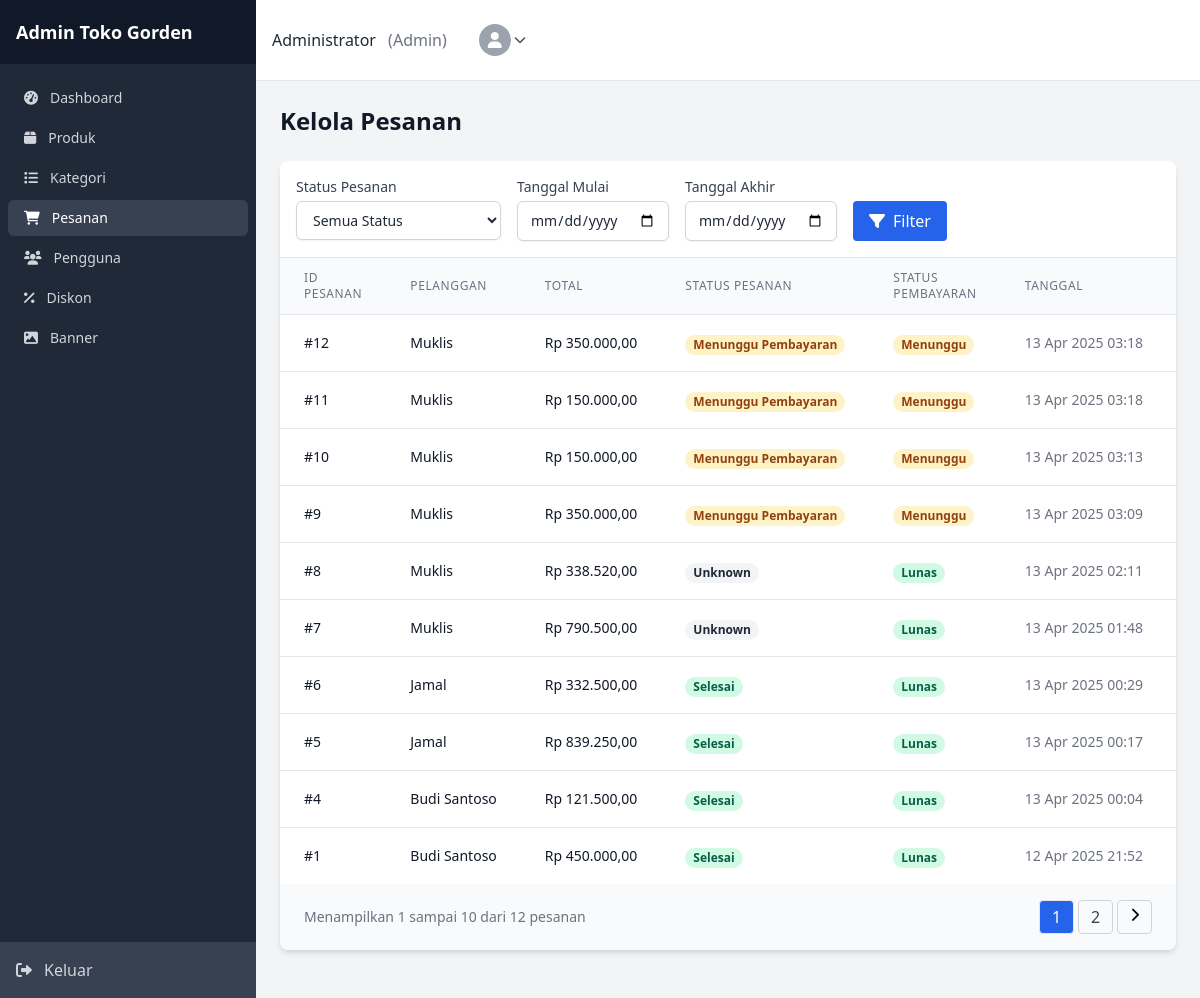
The app's page /admin/orders/index.php (signed in) with its own data.
### tables this page shows
CREATE TABLE `orders` (
  `id` int NOT NULL,
  `user_id` int NOT NULL,
  `total_price` decimal(12,2) NOT NULL,
  `status` enum('pending','processing','shipped','delivered','cancelled','completed') NOT NULL DEFAULT 'pending',
  `payment_status` enum('unpaid','paid') NOT NULL DEFAULT 'unpaid',
  `shipping_address` text,
  `phone` varchar(15) DEFAULT NULL,
  `notes` text,
  `payment_method` varchar(50) DEFAULT 'transfer_bank',
  `created_at` timestamp NULL DEFAULT CURRENT_TIMESTAMP
);

CREATE TABLE `users` (
  `id` int NOT NULL,
  `name` varchar(100) NOT NULL,
  `email` varchar(100) NOT NULL,
  `password` varchar(255) NOT NULL,
  `role` enum('admin','customer') NOT NULL DEFAULT 'customer',
  `phone` varchar(15) DEFAULT NULL,
  `address` text,
  `created_at` timestamp NULL DEFAULT CURRENT_TIMESTAMP
);

### lib/models/Order.php (called while the page is built, shortened)
<?php
class Order
{
    private $db;
    public function __construct($db)
    {
        $this->db = $db;
    }
    public function getAll($limit = null, $offset = 0)
    {
        $sql = "SELECT o.*, u.name as user_name FROM orders o
                JOIN users u ON o.user_id = u.id
                ORDER BY o.created_at DESC";
        if ($limit !== null) {
            $sql .= " LIMIT $offset, $limit";
        }
        $result = $this->db->query($sql);
        $orders = [];
        if ($result->num_rows > 0) {
            while ($row = $result->fetch_assoc()) {
                $orders[] = $row;
            }
        }
        return $orders;
    }
    public function countAll()
    {
        $result = $this->db->query("SELECT COUNT(*) as total FROM orders");
        $row = $result->fetch_assoc();
        return $row['total'];
    }
}

### config/config.php (called while the page is built, shortened)
<?php
require_once BASE_PATH . 'lib/models/Order.php';
function formatRupiah($angka)
{
    if (class_exists('NumberFormatter')) {
        $formatter = new NumberFormatter('id_ID', NumberFormatter::CURRENCY);
        return $formatter->formatCurrency($angka, 'IDR');
    }
    return 'Rp ' . number_format($angka, 0, ',', '.');
}

### admin/orders/index.php (the view, shortened to what this page needs)
<?php
require_once '../../config/config.php';
require_once '../../lib/models/Order.php';
$orderModel = new Order($conn);
$page = isset($_GET['page']) ? intval($_GET['page']) : 1;
$limit = 10;
$offset = ($page - 1) * $limit;
$startDate = isset($_GET['start_date']) && !empty($_GET['start_date']) ? sanitize($_GET['start_date']) : null;
$endDate = isset($_GET['end_date']) && !empty($_GET['end_date']) ? sanitize($_GET['end_date']) : null;
$totalOrders = $orderModel->countAll();
$orders = $orderModel->getAll($limit, $offset);
include '../inc/header.php';
?>
<div class="flex justify-between items-center mb-6">
    <h1 class="text-2xl font-semibold text-gray-900">Kelola Pesanan</h1>
</div>
<div class="bg-white shadow-md rounded-lg overflow-hidden mb-6">
    <div class="p-4 border-b border-gray-200">
        <form action="" method="GET" class="flex flex-wrap gap-4">
            <div>
                <label for="status" class="block text-sm font-medium text-gray-700 mb-1">Status Pesanan</label>
                <select id="status" name="status" class="px-3 py-2 border border-gray-300 rounded-md focus:outline-none focus:ring-2 focus:ring-blue-500">
                    <option value="">Semua Status</option>
                </select>
            </div>
            <div>
                <label for="start_date" class="block text-sm font-medium text-gray-700 mb-1">Tanggal Mulai</label>
                <input type="date" id="start_date" name="start_date" value="<?php echo $startDate; ?>"
                    class="px-3 py-2 border border-gray-300 rounded-md focus:outline-none focus:ring-2 focus:ring-blue-500">
            </div>
            <div>
                <label for="end_date" class="block text-sm font-medium text-gray-700 mb-1">Tanggal Akhir</label>
                <input type="date" id="end_date" name="end_date" value="<?php echo $endDate; ?>"
                    class="px-3 py-2 border border-gray-300 rounded-md focus:outline-none focus:ring-2 focus:ring-blue-500">
            </div>
            <div class="flex items-end">
                <button type="submit" class="bg-blue-600 hover:bg-blue-700 text-white font-medium py-2 px-4 rounded">
                    <i class="fas fa-filter mr-2"></i> Filter
                </button>
            </div>
        </form>
    </div>
    <?php if (!empty($orders)): ?>
        <div class="overflow-x-auto">
            <table class="min-w-full divide-y divide-gray-200">
                <thead class="bg-gray-50">
                    <tr>
                        <th scope="col" class="px-6 py-3 text-left text-xs font-medium text-gray-500 uppercase tracking-wider">ID Pesanan</th>
                        <th scope="col" class="px-6 py-3 text-left text-xs font-medium text-gray-500 uppercase tracking-wider">Pelanggan</th>
                        <th scope="col" class="px-6 py-3 text-left text-xs font-medium text-gray-500 uppercase tracking-wider">Total</th>
                        <th scope="col" class="px-6 py-3 text-left text-xs font-medium text-gray-500 uppercase tracking-wider">Status Pesanan</th>
                        <th scope="col" class="px-6 py-3 text-left text-xs font-medium text-gray-500 uppercase tracking-wider">Status Pembayaran</th>
                        <th scope="col" class="px-6 py-3 text-left text-xs font-medium text-gray-500 uppercase tracking-wider">Tanggal</th>
                        <th scope="col" class="px-6 py-3 text-left text-xs font-medium text-gray-500 uppercase tracking-wider">Aksi</th>
                    </tr>
                </thead>
                <tbody class="bg-white divide-y divide-gray-200">
                    <?php foreach ($orders as $order): ?>
                        <tr>
                            <td class="px-6 py-4 whitespace-nowrap">
                                <div class="text-sm font-medium text-gray-900">#<?php echo $order['id']; ?></div>
                            </td>
                            <td class="px-6 py-4 whitespace-nowrap">
                                <div class="text-sm text-gray-900"><?php echo $order['user_name']; ?></div>
                            </td>
                            <td class="px-6 py-4 whitespace-nowrap">
                                <div class="text-sm font-medium text-gray-900"><?php echo formatRupiah($order['total_price']); ?></div>
                            </td>
                            <td class="px-6 py-4 whitespace-nowrap">
                                <?php
                                switch ($order['status']) {
                                    case 'pending':
                                        echo '<span class="px-2 inline-flex text-xs leading-5 font-semibold rounded-full bg-yellow-100 text-yellow-800">Menunggu Pembayaran</span>';
                                        break;
                                    case 'delivered':
                                        echo '<span class="px-2 inline-flex text-xs leading-5 font-semibold rounded-full bg-green-100 text-green-800">Selesai</span>';
                                        break;
                                    default:
                                        echo '<span class="px-2 inline-flex text-xs leading-5 font-semibold rounded-full bg-gray-100 text-gray-800">Unknown</span>';
                                }
                                ?>
                            </td>
                            <td class="px-6 py-4 whitespace-nowrap">
                                <?php if ($order['payment_status'] == 'paid'): ?>
                                    <span class="px-2 inline-flex text-xs leading-5 font-semibold rounded-full bg-green-100 text-green-800">Lunas</span>
                                <?php elseif ($order['payment_status'] == 'unpaid'): ?>
                                    <span class="px-2 inline-flex text-xs leading-5 font-semibold rounded-full bg-yellow-100 text-yellow-800">Menunggu</span>
                                <?php elseif ($order['payment_status'] == 'failed'): ?>
                                    <span class="px-2 inline-flex text-xs leading-5 font-semibold rounded-full bg-red-100 text-red-800">Gagal</span>
                                <?php endif; ?>
                            </td>
                            <td class="px-6 py-4 whitespace-nowrap">
                                <div class="text-sm text-gray-500"><?php echo date("d M Y H:i", strtotime($order['created_at'])); ?></div>
                            </td>
                            <td class="px-6 py-4 whitespace-nowrap text-sm font-medium">
                            </td>
                        </tr>
                    <?php endforeach; ?>
                </tbody>
            </table>
        </div>
        <?php if ($totalOrders > $limit): ?>
            <div class="px-6 py-4 bg-gray-50">
                <div class="flex justify-between items-center">
                    <div class="text-sm text-gray-500">
                        Menampilkan <?php echo ($page - 1) * $limit + 1; ?> sampai <?php echo min($page * $limit, $totalOrders); ?> dari <?php echo $totalOrders; ?> pesanan
                    </div>
                    <div class="flex space-x-1">
                        <?php
                        $totalPages = ceil($totalOrders / $limit);
                        $startPage = max(1, $page - 2);
                        $endPage = min($totalPages, $page + 2);
                        $queryParams = [];
                        $queryString = !empty($queryParams) ? '&' . implode('&', $queryParams) : '';
                        ?>
                        <?php for ($i = $startPage; $i <= $endPage; $i++): ?>
                            <a href="?page=<?php echo $i . $queryString; ?>" class="px-3 py-1 rounded border <?php echo $i == $page ? 'bg-blue-600 text-white' : 'border-gray-300 hover:bg-gray-100 text-gray-700'; ?>">
                                <?php echo $i; ?>
                            </a>
                        <?php endfor; ?>
                        <?php if ($page < $totalPages): ?>
                            <a href="?page=<?php echo $page + 1 . $queryString; ?>" class="px-3 py-1 rounded border border-gray-300 text-sm hover:bg-gray-100">
                                <i class="fas fa-chevron-right"></i>
                            </a>
                        <?php endif; ?>
                    </div>
                </div>
            </div>
        <?php endif; ?>
    <?php endif; ?>
</div>
<?php include '../inc/footer.php'; ?>

### admin/inc/header.php (style rules this page uses)
input[type="text"], input[type="number"], input[type="email"], input[type="password"], input[type="date"], input[type="datetime-local"], select, textarea { background-color: #fff; border: 1px solid #d1d5db; border-radius: 0.375rem; padding: 0.5rem 0.75rem; width: 100%; font-size: 0.875rem; line-height: 1.25rem; color: #1f2937; box-shadow: 0 1px 2px 0 rgba(0, 0, 0, 0.05); transition: border-color 0.15s ease-in-out, box-shadow 0.15s ease-in-out; }
label { font-weight: 500; color: #374151; margin-bottom: 0.25rem; display: block; }
button, .btn { padding: 0.5rem 1rem; font-weight: 500; border-radius: 0.375rem; transition: background-color 0.15s ease-in-out; display: inline-flex; align-items: center; justify-content: center; }

### records on screen
orders: id "12", user.name "Muklis", total_price "Rp 350.000,00", status "Menunggu Pembayaran", payment_status "Menunggu", created_at "13 Apr 2025 03:18"
orders: id "11", user.name "Muklis", total_price "Rp 150.000,00", status "Menunggu Pembayaran", payment_status "Menunggu", created_at "13 Apr 2025 03:18"
orders: id "10", user.name "Muklis", total_price "Rp 150.000,00", status "Menunggu Pembayaran", payment_status "Menunggu", created_at "13 Apr 2025 03:13"
orders: id "9", user.name "Muklis", total_price "Rp 350.000,00", status "Menunggu Pembayaran", payment_status "Menunggu", created_at "13 Apr 2025 03:09"
orders: id "8", user.name "Muklis", total_price "Rp 338.520,00", status "Unknown", payment_status "Lunas", created_at "13 Apr 2025 02:11"
orders: id "7", user.name "Muklis", total_price "Rp 790.500,00", status "Unknown", payment_status "Lunas", created_at "13 Apr 2025 01:48"
orders: id "6", user.name "Jamal", total_price "Rp 332.500,00", status "Selesai", payment_status "Lunas", created_at "13 Apr 2025 00:29"
orders: id "5", user.name "Jamal", total_price "Rp 839.250,00", status "Selesai", payment_status "Lunas", created_at "13 Apr 2025 00:17"
orders: id "4", user.name "Budi Santoso", total_price "Rp 121.500,00", status "Selesai", payment_status "Lunas", created_at "13 Apr 2025 00:04"
orders: id "1", user.name "Budi Santoso", total_price "Rp 450.000,00", status "Selesai", payment_status "Lunas", created_at "12 Apr 2025 21:52"

### other values on screen
$_SESSION['user_name'] "Administrator"
min($page * $limit, $totalOrders) "10"
$totalOrders "12"
